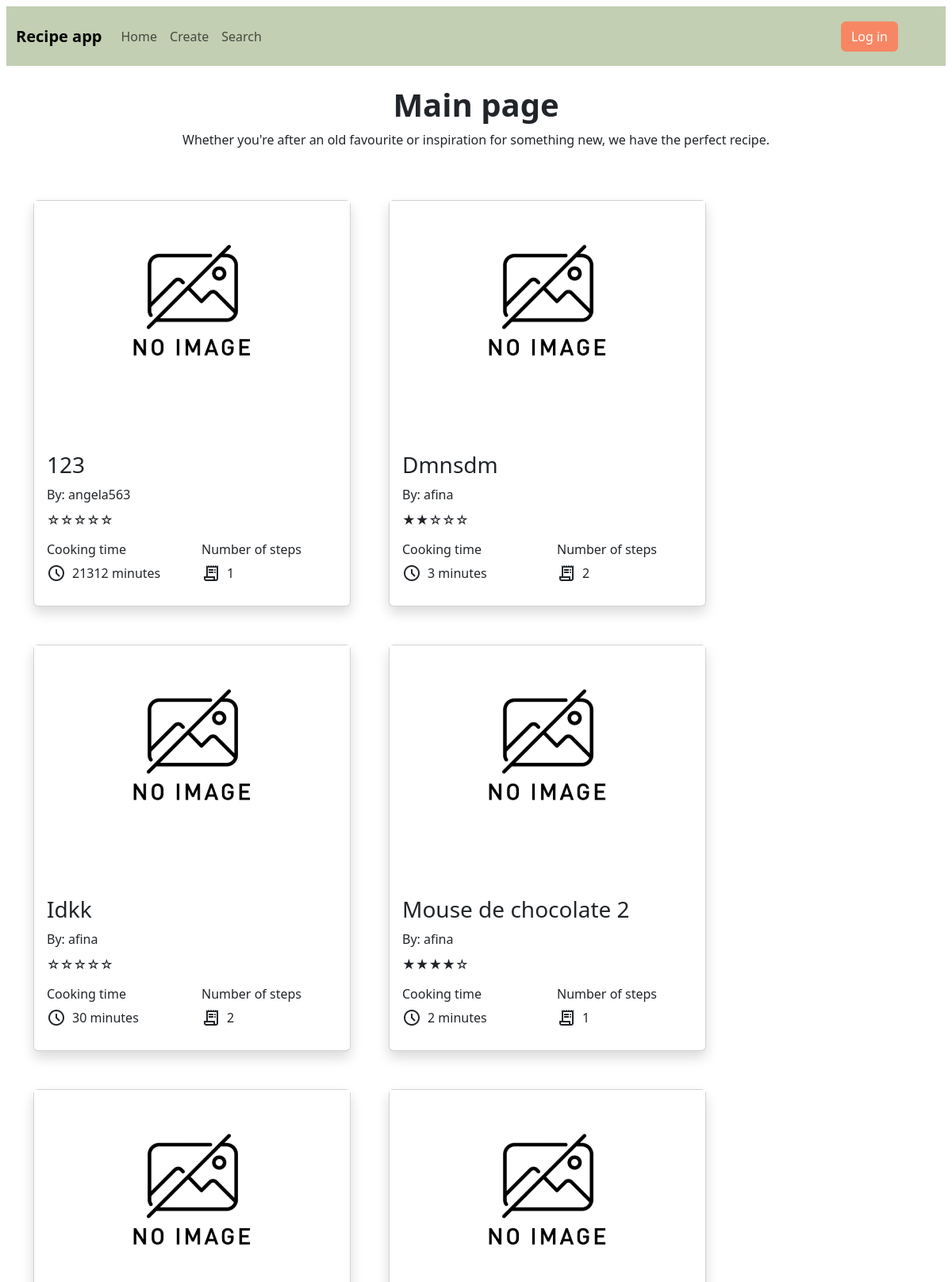
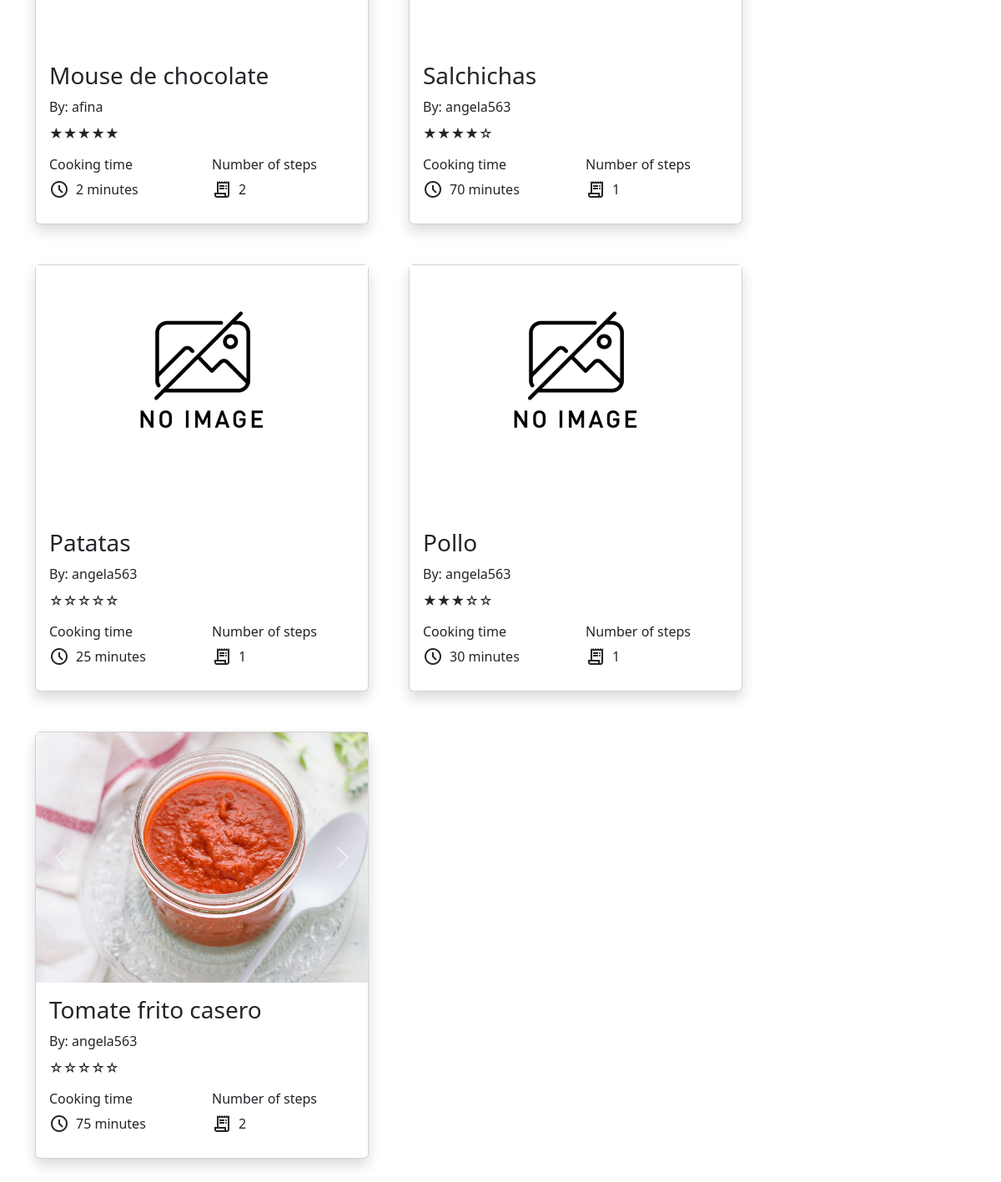
The page / on the database its author committed (2 pictures, top to bottom).
### app/model.py (models this page shows, shortened)
class Recipe(db.Model):
    id = db.Column(db.Integer, primary_key=True)
    title = db.Column(db.String(512))
    user_id = db.Column(db.Integer, db.ForeignKey('user.id'))
    user = db.relationship('User', back_populates='recipes')
    description = db.Column(db.Text)
    cooking_time = db.Column(db.Integer)
    steps = db.relationship('Step', back_populates='recipe')
    bookmarks = db.relationship('Bookmark', back_populates='recipe')
    qIngredients = db.relationship('QIngredient', back_populates='recipe')
    photos = db.relationship('Photo', back_populates='recipe')
    ratings = db.relationship('Rating', back_populates = 'recipe')
    drinks = db.relationship('Drink', back_populates = 'recipe')
    def mean_rating(self):
        avg_rating = db.session.query(func.avg(Rating.value)).filter_by(recipe_id=self.id).scalar()
        if avg_rating is None:
            return None
        return round(avg_rating, 2)
    def stars_representation(self):
        mean_rating = self.mean_rating()
        if mean_rating is None:
            mean_rating = 0
        num_full_stars = int(mean_rating)
        num_half_stars = 1 if mean_rating % 1 >= 0.5 else 0
        num_empty_stars = 5 - num_full_stars - num_half_stars
        return "★" * num_full_stars + "½" * num_half_stars + "☆" * num_empty_stars
    def num_steps(self):
        return len(self.steps)

class User(flask_login.UserMixin, db.Model):
    id = db.Column(db.Integer, primary_key=True)
    email = db.Column(db.String(512), unique=True)
    password = db.Column(db.String(512))
    name = db.Column(db.String(512))
    recipes = db.relationship('Recipe', back_populates='user')
    photos = db.relationship('Photo', back_populates='user')
    ratings = db.relationship('Rating', back_populates='user')
    bookmarks = db.relationship('Bookmark', back_populates='user')

class Photo(db.Model):
    id = db.Column(db.Integer, primary_key=True)
    user_id = db.Column(db.Integer, db.ForeignKey('user.id'))
    file_extension = db.Column(db.String(8), nullable=False)
    recipe_id = db.Column(db.Integer, db.ForeignKey('recipe.id'))
    user = db.relationship('User', back_populates='photos')
    recipe = db.relationship('Recipe', back_populates='photos')

### app/main.py (the view)
@bp.route("/")
def index():
    query = db.select(model.Recipe).order_by(model.Recipe.id.desc())
    recipes = db.session.execute(query).scalars().all()
    return render_template("main/index.html", recipes = recipes)

### app/templates/main/index.html
{% extends 'base.html' %}
{% block content %}
    <section>
        {% include 'main/recipes_template.html' %}
    </section>
{% endblock %}

### app/templates/main/recipe_template.html (shortened to what this page needs)
<div class= 'col'>
    <div class="card shadow rounded" style="width: 25rem; height: 32rem;">
        {% if recipe.photos %}
        <div id="carousel-{{recipe.id}}" class="carousel slide">
            <div class="carousel-inner" style="height: 300px; overflow: hidden;">
                {% for recipe_photo in recipe.photos %}
                    {%if recipe.user == recipe_photo.user%}
                        {%set photos = True %}
                        <div class="carousel-item {% if loop.first %}active{% endif %}">
                            <a href="{{ url_for('main.recipe', recipe_id=recipe.id) }}" style="color: inherit; text-decoration: none;">
                                <img class="img-fluid" src="{{ url_for('static', filename='photos/photo-' ~ recipe_photo.id ~ '.' ~ recipe_photo.file_extension) }}" alt="photo">
                            </a>
                        </div>
                    {%endif%}
                    {%if loop.last and photos != True %}
                        <div id="carousel-{{recipe.id}}" class="carousel slide">
                            <div class="carousel-inner" style="height: 300px; overflow: hidden;">
                                <div class="carousel-item active">
                                    <a href="{{ url_for('main.recipe', recipe_id=recipe.id) }}" style="color: inherit; text-decoration: none;">
                                        <img class="img-fluid" src="{{ url_for('static', filename='photos/noimage.png') }}" alt="photo">
                                    </a>
                                </div>
                            </div>
                            <button class="carousel-control-prev" type="button" data-bs-target="#carousel-{{recipe.id}}" data-bs-slide="prev">
                            </button>
                            <button class="carousel-control-next" type="button" data-bs-target="#carousel-{{recipe.id}}" data-bs-slide="next">
                            </button>
                        </div>
                    {%endif%}
                {% endfor %}
            </div>
            <button class="carousel-control-prev" type="button" data-bs-target="#carousel-{{recipe.id}}" data-bs-slide="prev">
                <span class="carousel-control-prev-icon" aria-hidden="true"></span>
            </button>
            <button class="carousel-control-next" type="button" data-bs-target="#carousel-{{recipe.id}}" data-bs-slide="next">
                <span class="carousel-control-next-icon" aria-hidden="true"></span>
            </button>
        </div>
        {% else %}
        <div id="carousel-{{recipe.id}}" class="carousel slide">
            <div class="carousel-inner" style="height: 300px; overflow: hidden;">
                <div class="carousel-item active">
                    <a href="{{ url_for('main.recipe', recipe_id=recipe.id) }}" style="color: inherit; text-decoration: none;">
                        <img class="img-fluid" src="{{ url_for('static', filename='photos/noimage.png') }}" alt="photo">
                    </a>
                </div>
            </div>
            <button class="carousel-control-prev" type="button" data-bs-target="#carousel-{{recipe.id}}" data-bs-slide="prev">
                <span class="carousel-control-prev-icon" aria-hidden="true"></span>
            </button>
            <button class="carousel-control-next" type="button" data-bs-target="#carousel-{{recipe.id}}" data-bs-slide="next">
                <span class="carousel-control-next-icon" aria-hidden="true"></span>
            </button>
        </div>
        {% endif %}
        <div class = "card-body">
            <h3 class="card-title">
                <a href="{{url_for('main.recipe', recipe_id = recipe.id)}}" style="color: inherit; text-decoration: none;">
                {{ recipe.title }}
                </a>
            </h3>
            <p class="card-title">
                <a href="{{url_for('main.user', user_id = recipe.user.id)}}" style="color: inherit; text-decoration: none;">
                    By: {{recipe.user.name}}
                </a>
            </p>
            <p>{{ recipe.stars_representation() }}</p>
            <div class="row text-start">
                <div class="col">
                    <h6>Cooking time</h6>
                    <p class="d-flex align-items-center justify-content-start">
                        <span class="material-symbols-outlined">
                        </span>
                        <span class="px-2">
                            {{recipe.cooking_time}} minutes
                        </span>
                    </p>
                </div>
                <div class="col">
                    <h6>Number of steps</h6>
                    <p class="d-flex align-items-center justify-content-start">
                        <span class="material-symbols-outlined">
                        </span>
                        <span class="px-2">
                            {{ recipe.num_steps() }}
                        </span>
                    </p>
                </div>
            </div>
        </div>
    </div>
</div>

### app/static/styles/style.css (style rules this page uses)
body { color: black; }

### app/static/styles/style1.css (style rules this page uses)
body { font-family: 'Arial', sans-serif; background-color:#fff; color: #333; margin: 0; }

### app/static/styles/user.css (style rules this page uses)
* { padding:0; margin:0; box-sizing: border-box; }

### app/static/styles/recipe_creation.css (style rules this page uses)
*, *::before, *::after { box-sizing: border-box; }
body { font-family: sans-serif; font-size: 100%; color: #222; background-image: url(app/static/styles/images.jpg); background-repeat: no-repeat; background-size: cover; background-position: center; background-color: #f78764ad; padding: 8; margin: 0; box-sizing: border-box; }
.align-items-center { align-items: center!important; }
.d-flex { display: flex!important; }
label, button { display: block; margin-top: 1em; }

### app/static/styles/recipe_page.css (style rules this page uses)
.material-symbols-outlined { font-variation-settings: 'FILL' 0, 'wght' 400, 'GRAD' 0, 'opsz' 24 }

### app/static/styles/mainpage.css (style rules this page uses)
.card { transition: all 0.3s; }

### rows shown on the page
Recipe: title "123", user.name "angela563", stars_representation "☆☆☆☆☆", cooking_time "21312", num_steps "1"
Recipe: title "Dmnsdm", user.name "afina", stars_representation "★★☆☆☆", cooking_time "3", num_steps "2"
Recipe: title "Idkk", user.name "afina", stars_representation "☆☆☆☆☆", cooking_time "30", num_steps "2"
Recipe: title "Mouse de chocolate 2", user.name "afina", stars_representation "★★★★☆", cooking_time "2", num_steps "1"
Recipe: title "Mouse de chocolate", user.name "afina", stars_representation "★★★★★", cooking_time "2", num_steps "2"
Recipe: title "Salchichas", user.name "angela563", stars_representation "★★★★☆", cooking_time "70", num_steps "1"
Recipe: title "Patatas", user.name "angela563", stars_representation "☆☆☆☆☆", cooking_time "25", num_steps "1"
Recipe: title "Pollo", user.name "angela563", stars_representation "★★★☆☆", cooking_time "30", num_steps "1"
Recipe: title "Tomate frito casero", user.name "angela563", stars_representation "☆☆☆☆☆", cooking_time "75", num_steps "2"
